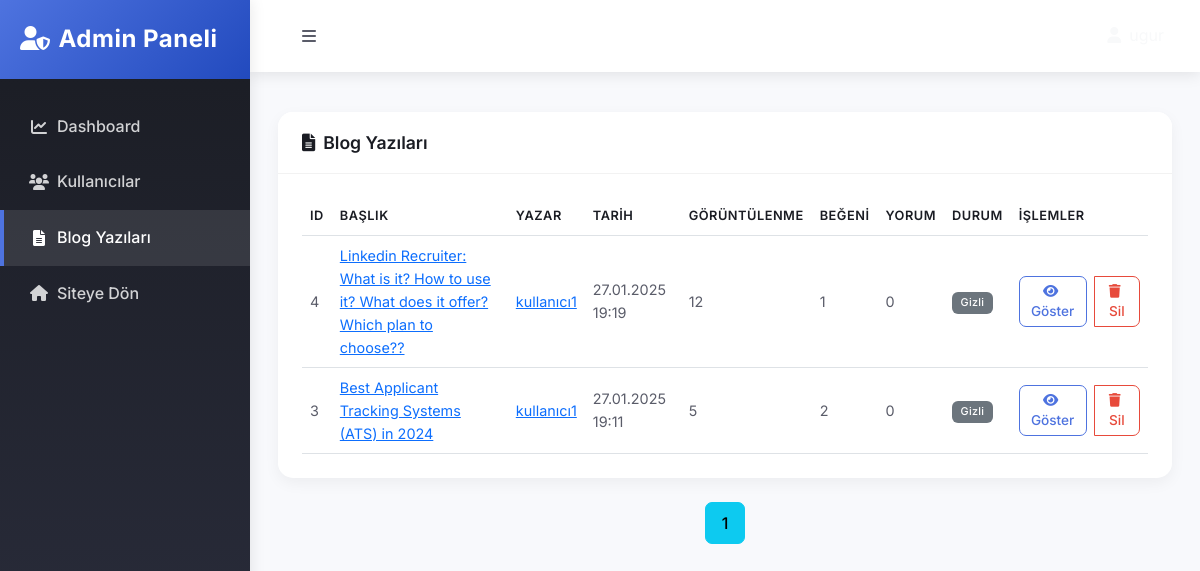
The page /admin/posts (signed in) on the database as committed earlier.
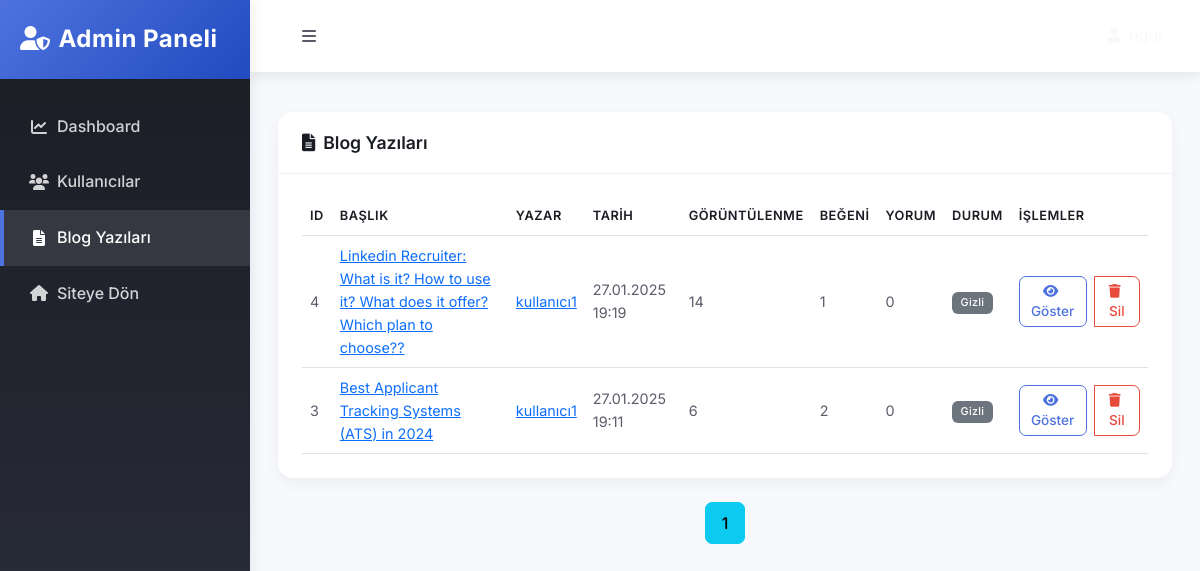
The same page on the database as committed later.
### blog/models.py (models this page shows, shortened)
class Post(db.Model):
    id = db.Column(db.Integer, primary_key=True)
    title = db.Column(db.String(100), nullable=False)
    date_posted = db.Column(db.DateTime, nullable=False, default=datetime.utcnow)
    content = db.Column(db.Text, nullable=False)
    image_file = db.Column(db.String(20), nullable=False, default='default_post.jpg')
    views = db.Column(db.Integer, default=0)
    user_id = db.Column(db.Integer, db.ForeignKey('user.id'), nullable=False)
    comments = db.relationship('Comment', backref='post', lazy=True, cascade='all, delete-orphan')
    likes = db.relationship('PostLike', backref='post', lazy=True, cascade='all, delete-orphan')
    def like_count(self):
        return len(self.likes)
    def comment_count(self):
        return len(self.comments)

class User(db.Model, UserMixin):
    id = db.Column(db.Integer, primary_key=True)
    username = db.Column(db.String(20), unique=True, nullable=False)
    email = db.Column(db.String(120), unique=True, nullable=False)
    password = db.Column(db.String(60), nullable=False)
    is_admin = db.Column(db.Boolean, default=False)
    bio = db.Column(db.Text, nullable=True)
    location = db.Column(db.String(100), nullable=True)
    website = db.Column(db.String(100), nullable=True)
    twitter = db.Column(db.String(100), nullable=True)
    instagram = db.Column(db.String(100), nullable=True)
    github = db.Column(db.String(100), nullable=True)
    join_date = db.Column(db.DateTime, nullable=False, default=datetime.utcnow)
    posts = db.relationship('Post', backref='author', lazy=True)
    likes = db.relationship('PostLike', backref='user', lazy=True)
    comments = db.relationship('Comment', backref='author', lazy=True)

### blog/admin.py (the view)
@admin.route("/admin/posts")
@login_required
@admin_required
def post_list():
    page = request.args.get('page', 1, type=int)
    posts = Post.query.order_by(Post.date_posted.desc()).paginate(page=page, per_page=10)
    return render_template('admin/posts.html', posts=posts)

### blog/admin.py (called while the page is built)
def admin_required(f):
    @wraps(f)
    def decorated_function(*args, **kwargs):
        if not current_user.is_authenticated or not current_user.is_admin:
            flash('Bu sayfaya erişim yetkiniz yok!', 'danger')
            return redirect(url_for('main.home'))
        return f(*args, **kwargs)
    return decorated_function

### blog/models.py (called while the page is built)
@login_manager.user_loader
def load_user(user_id):
    return User.query.get(int(user_id))

### blog/templates/admin/posts.html (shortened to what this page needs)
{% extends "admin/layout.html" %}
{% block content %}
<div class="card">
    <div class="card-header">
        <h5 class="mb-0"><i class="fas fa-file-alt me-2"></i>Blog Yazıları</h5>
    </div>
    <div class="card-body">
        <div class="table-responsive">
            <table class="table table-hover">
                <thead>
                    <tr>
                        <th>ID</th>
                        <th>Başlık</th>
                        <th>Yazar</th>
                        <th>Tarih</th>
                        <th>Görüntülenme</th>
                        <th>Beğeni</th>
                        <th>Yorum</th>
                        <th>Durum</th>
                        <th>İşlemler</th>
                    </tr>
                </thead>
                <tbody>
                    {% for post in posts.items %}
                    <tr>
                        <td>{{ post.id }}</td>
                        <td>
                            <a href="{{ url_for('main.post', post_id=post.id) }}" target="_blank">
                                {{ post.title }}
                            </a>
                        </td>
                        <td>
                            <a href="{{ url_for('users.profile', username=post.author.username) }}" target="_blank">
                                {{ post.author.username }}
                            </a>
                        </td>
                        <td>{{ post.date_posted.strftime('%d.%m.%Y %H:%M') }}</td>
                        <td>{{ post.views }}</td>
                        <td>{{ post.like_count() }}</td>
                        <td>{{ post.comment_count() }}</td>
                        <td>
                            {% if post.is_visible %}
                                <span class="badge bg-success">Görünür</span>
                            {% else %}
                                <span class="badge bg-secondary">Gizli</span>
                            {% endif %}
                        </td>
                        <td>
                            <div class="btn-group" role="group">
                                <form action="{{ url_for('admin.toggle_post_visibility', post_id=post.id) }}" method="POST" class="d-inline">
                                    <button type="submit" class="btn btn-sm btn-outline-primary me-2">
                                        {% if post.is_visible %}
                                            <i class="fas fa-eye-slash me-1"></i>Gizle
                                        {% else %}
                                            <i class="fas fa-eye me-1"></i>Göster
                                        {% endif %}
                                    </button>
                                </form>
                                <button type="button" class="btn btn-sm btn-outline-danger" data-bs-toggle="modal" data-bs-target="#deleteModal{{ post.id }}">
                                    <i class="fas fa-trash me-1"></i>Sil
                                </button>
                            </div>
                        </td>
                    </tr>
                    {% endfor %}
                </tbody>
            </table>
        </div>
    </div>
</div>
<div class="pagination-container text-center mt-4">
    {% for page_num in posts.iter_pages(left_edge=1, right_edge=1, left_current=1, right_current=2) %}
        {% if page_num %}
            {% if posts.page == page_num %}
                <a class="btn btn-info mb-4" href="{{ url_for('admin.post_list', page=page_num) }}">{{ page_num }}</a>
            {% else %}
                <a class="btn btn-outline-info mb-4" href="{{ url_for('admin.post_list', page=page_num) }}">{{ page_num }}</a>
            {% endif %}
        {% else %}
            <span class="btn btn-outline-secondary mb-4 disabled">...</span>
        {% endif %}
    {% endfor %}
</div>
{% endblock content %}

Rows that differ between the two databases and show on the page:
changed Post id 4: views "12" → "14"
changed Post "Best Applicant Tracking Systems (ATS) in 2024": views "5" → "6"
